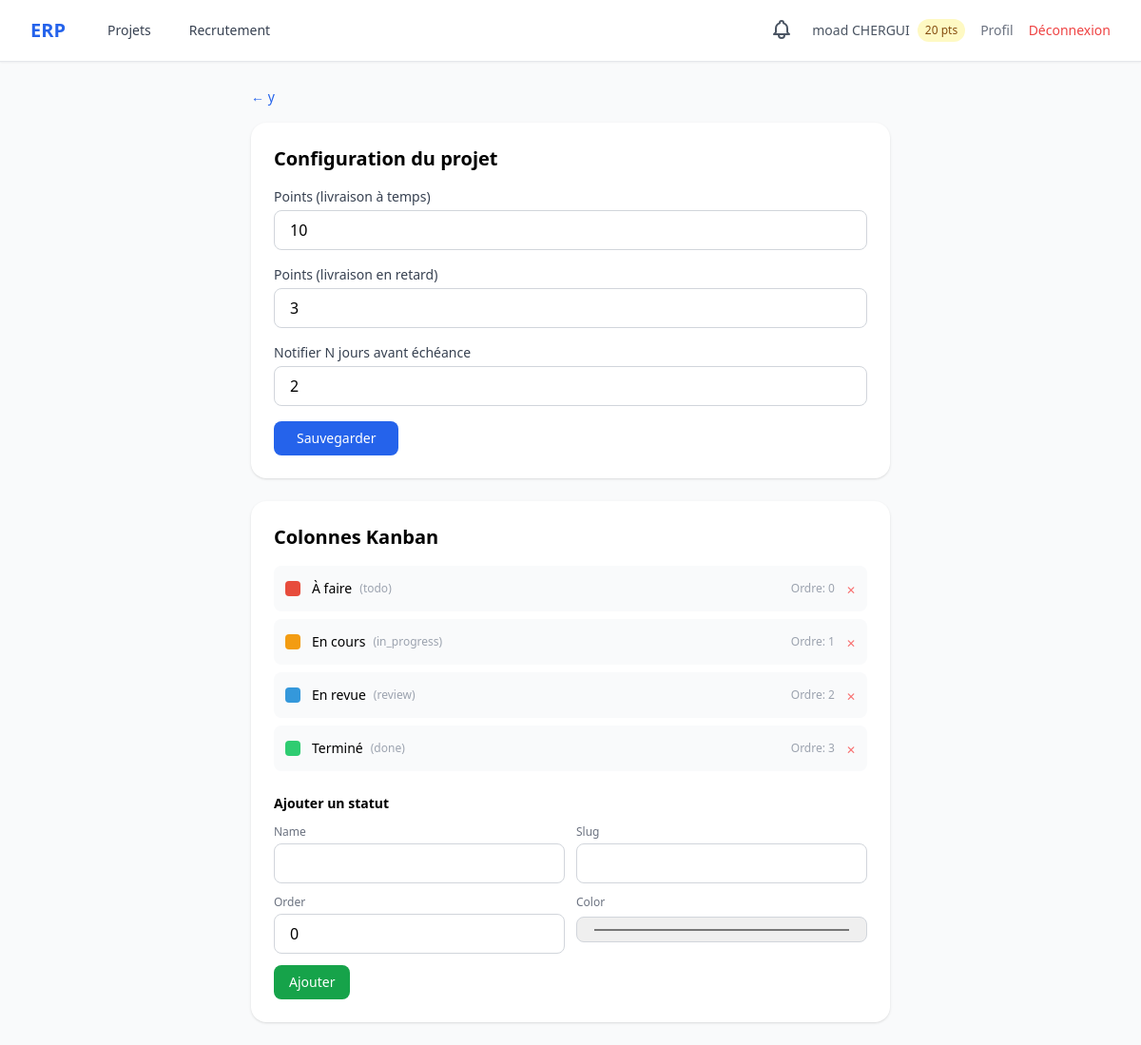
Page /projects/2/settings/ (signed in) on the committed database.
### accounts/models.py (models this page shows, shortened)
class User(AbstractUser):
    class Role(models.TextChoices):
        ADMIN = 'admin', 'Administrateur'
        HR_MANAGER = 'hr_manager', 'Responsable RH'
        PROJECT_MANAGER = 'project_manager', 'Chef de Projet'
        TEAM_MEMBER = 'team_member', "Membre d'Équipe"
    role = models.CharField(max_length=20, choices=Role.choices, default=Role.TEAM_MEMBER)
    skills = models.TextField(blank=True, help_text="Compétences séparées par des virgules")
    avatar = models.ImageField(upload_to='avatars/', blank=True, null=True)
    reward_points = models.IntegerField(default=0)
    department = models.ForeignKey(
        Department, on_delete=models.SET_NULL, null=True, blank=True,
        related_name='members', verbose_name="Département"
    )
    @property
    def is_hr(self):
        return self.role == self.Role.HR_MANAGER

### projects/models.py (models this page shows, shortened)
class Project(models.Model):
    name = models.CharField(max_length=200, verbose_name="Nom du projet")
    description = models.TextField(blank=True, verbose_name="Description")
    start_date = models.DateField(verbose_name="Date de début")
    end_date = models.DateField(verbose_name="Date de fin")
    manager = models.ForeignKey(settings.AUTH_USER_MODEL, on_delete=models.CASCADE,
                                 related_name='managed_projects')
    members = models.ManyToManyField(settings.AUTH_USER_MODEL, blank=True,
                                     related_name='projects')
    created_at = models.DateTimeField(auto_now_add=True)
    class Meta:
        ordering = ['-created_at']
        verbose_name = "Projet"

class ProjectConfig(models.Model):
    project = models.OneToOneField(Project, on_delete=models.CASCADE, related_name='config')
    points_on_time = models.IntegerField(default=10, verbose_name="Points (livraison à temps)")
    points_late = models.IntegerField(default=3, verbose_name="Points (livraison en retard)")
    notify_deadline_days = models.IntegerField(default=2,
                                                verbose_name="Notifier N jours avant échéance")

class TaskStatus(models.Model):
    project = models.ForeignKey(Project, on_delete=models.CASCADE, related_name='statuses')
    name = models.CharField(max_length=50)
    slug = models.SlugField(max_length=50)
    order = models.IntegerField(default=0)
    color = models.CharField(max_length=7, default='#3498db', help_text="Hex color")
    class Meta:
        ordering = ['order']
        verbose_name = "Statut de tâche"
        unique_together = ('project', 'slug')

### projects/views.py (the view, shortened to what this page needs)
# urls.py: path('<int:pk>/settings/', views.project_settings, name='project_settings'),
@login_required
@role_required('admin', 'project_manager')
def project_settings(request, pk):
    project = get_object_or_404(Project, pk=pk)
    if not request.user.is_superuser and request.user.role != 'admin' and project.manager != request.user:
        return HttpResponseForbidden('Accès refusé.')
    _ensure_config(project)
    config_form = ProjectConfigForm(request.POST or None, instance=project.config)
    status_form = TaskStatusForm(request.POST or None)
    statuses = project.statuses.all()
    return render(request, 'projects/project_settings.html', {
        'project': project, 'config_form': config_form,
        'status_form': status_form, 'statuses': statuses,
    })

### projects/forms.py
class ProjectConfigForm(forms.ModelForm):
    class Meta:
        model = ProjectConfig
        fields = ['points_on_time', 'points_late', 'notify_deadline_days']
        widgets = {
            'points_on_time': forms.NumberInput(attrs={'class': tw}),
            'points_late': forms.NumberInput(attrs={'class': tw}),
            'notify_deadline_days': forms.NumberInput(attrs={'class': tw}),
        }

class TaskStatusForm(forms.ModelForm):
    class Meta:
        model = TaskStatus
        fields = ['name', 'slug', 'order', 'color']
        widgets = {
            'name': forms.TextInput(attrs={'class': tw}),
            'slug': forms.TextInput(attrs={'class': tw}),
            'order': forms.NumberInput(attrs={'class': tw}),
            'color': forms.TextInput(attrs={'class': tw, 'type': 'color'}),
        }

### notifications/context_processors.py (called while the page is built)
def unread_notifications_count(request):
    if request.user.is_authenticated:
        count = request.user.notifications.filter(is_read=False).count()
    else:
        count = 0
    return {'unread_notifications_count': count}

### projects/views.py (called while the page is built)
def _ensure_config(project):
    ProjectConfig.objects.get_or_create(project=project)

### templates/projects/project_settings.html (shortened to what this page needs)
{% extends 'base.html' %}
{% block content %}
<div class="max-w-2xl mx-auto">
    <div class="mb-4">
        <a href="{% url 'projects:project_detail' project.pk %}" class="text-blue-600 text-sm hover:underline">←           {{ project.name }}</a>
    </div>
    <div class="bg-white rounded-2xl shadow p-6 mb-6">
        <h2 class="text-xl font-bold mb-4">Configuration du projet</h2>
        <form method="post">
            {% for field in config_form %}
            <div class="mb-4">
                <label class="block text-sm font-medium text-gray-700 mb-1">{{ field.label }}</label>
                {{ field }}
            </div>
            {% endfor %}
            <button type="submit"
                class="bg-blue-600 text-white px-6 py-2 rounded-lg hover:bg-blue-700 text-sm">Sauvegarder</button>
        </form>
    </div>
    <div class="bg-white rounded-2xl shadow p-6">
        <h2 class="text-xl font-bold mb-4">Colonnes Kanban</h2>
        <div class="space-y-2 mb-6">
            {% for s in statuses %}
            <div class="flex items-center justify-between bg-gray-50 rounded-lg p-3">
                <div class="flex items-center">
                    <span class="w-4 h-4 rounded mr-3" style="background-color: {{ s.color }};"></span>
                    <span class="font-medium text-sm">{{ s.name }}</span>
                    <span class="text-xs text-gray-400 ml-2">({{ s.slug }})</span>
                </div>
                <div class="flex items-center space-x-3">
                    <span class="text-xs text-gray-400">Ordre: {{ s.order }}</span>
                    <form method="post" action="{% url 'projects:status_delete' project.pk s.pk %}"
                        onsubmit="return confirm('Supprimer le statut « {{ s.name }} » ?')">
                        <button type="submit" class="text-red-400 hover:text-red-600 text-xs"
                            title="Supprimer">✕</button>
                    </form>
                </div>
            </div>
            {% endfor %}
        </div>
        <h3 class="font-semibold text-sm mb-3">Ajouter un statut</h3>
        <form method="post">
            <div class="grid grid-cols-2 gap-3">
                {% for field in status_form %}
                <div>
                    <label class="block text-xs font-medium text-gray-500 mb-1">{{ field.label }}</label>
                    {{ field }}
                </div>
                {% endfor %}
            </div>
            <button type="submit"
                class="mt-3 bg-green-600 text-white px-4 py-2 rounded-lg text-sm hover:bg-green-700">Ajouter</button>
        </form>
    </div>
</div>
{% endblock %}

### templates/base.html (shortened to what this page needs)
<!doctype html>
<html lang="fr" class="h-full bg-gray-50">
  <head>
    <script src="https://cdn.tailwindcss.com"></script>
  </head>
  <body class="h-full" hx-headers='{"X-CSRFToken": "{{ csrf_token }}"}'>
    <div class="min-h-full">
      <nav class="bg-white shadow-sm border-b">
        <div class="mx-auto max-w-7xl px-4 sm:px-6 lg:px-8">
          <div class="flex h-16 items-center justify-between">
            <div class="flex items-center space-x-8">
              <a
                href="{% url 'projects:dashboard' %}"
                class="text-xl font-bold text-blue-600"
                >ERP</a
              >
              {% if user.is_authenticated %}
              <div class="flex space-x-4">
                <a
                  href="{% url 'projects:dashboard' %}"
                  class="text-gray-700 hover:text-blue-600 px-3 py-2 text-sm font-medium"
                  >Projets</a
                >
                {% if user.is_hr or user.is_superuser or user.role == 'admin' %}
                <a
                  href="{% url 'hiring:job_list' %}"
                  class="text-gray-700 hover:text-blue-600 px-3 py-2 text-sm font-medium"
                  >Recrutement</a
                >
                {% endif %}
              </div>
              {% endif %}
            </div>
            <div class="flex items-center space-x-4">
              {% if user.is_authenticated %}
              <div class="relative" id="notif-wrapper">
                <button
                  id="notif-btn"
                  onclick="toggleNotif(event)"
                  hx-get="{% url 'notifications:dropdown' %}"
                  hx-target="#notif-dropdown-panel"
                  hx-swap="innerHTML"
                  hx-trigger="click"
                  class="relative text-gray-600 hover:text-blue-600 p-1"
                >
                </button>
              </div>
              <div class="flex items-center space-x-2">
                <span class="text-sm text-gray-600"
                  >{{ user.get_full_name|default:user.username }}</span
                >
                <span
                  class="bg-yellow-100 text-yellow-800 text-xs px-2 py-1 rounded-full"
                  >{{ user.reward_points }} pts</span
                >
              </div>
              <a
                href="{% url 'accounts:profile' %}"
                class="text-sm text-gray-500 hover:text-blue-600"
                >Profil</a
              >
              <a
                href="{% url 'accounts:logout' %}"
                class="text-sm text-red-500 hover:text-red-700"
                >Déconnexion</a
              >
              {% else %}
              <a
                href="{% url 'accounts:login' %}"
                class="text-sm text-blue-600 hover:text-blue-800 font-medium"
                >Connexion</a
              >
              {% endif %}
            </div>
          </div>
        </div>
      </nav>
      <main class="mx-auto max-w-7xl px-4 sm:px-6 lg:px-8 py-6">
        {% block content %}{% endblock %}
      </main>
    </div>
  </body>
</html>

### rows in the picture
User: get_full_name "moad CHERGUI", reward_points "20"
Project: name "y"
ProjectConfig: config_form "10" "3" "2"
TaskStatus: name "À faire", slug "todo", order "0"
TaskStatus: name "En cours", slug "in_progress", order "1"
TaskStatus: name "En revue", slug "review", order "2"
TaskStatus: name "Terminé", slug "done", order "3"

### other values in the picture
{{ field.label }} "Points (livraison à temps)" "Points (livraison en retard)" "Notifier N jours avant échéance"
{{ field.label }} "Name" "Slug" "Order" "Color"
